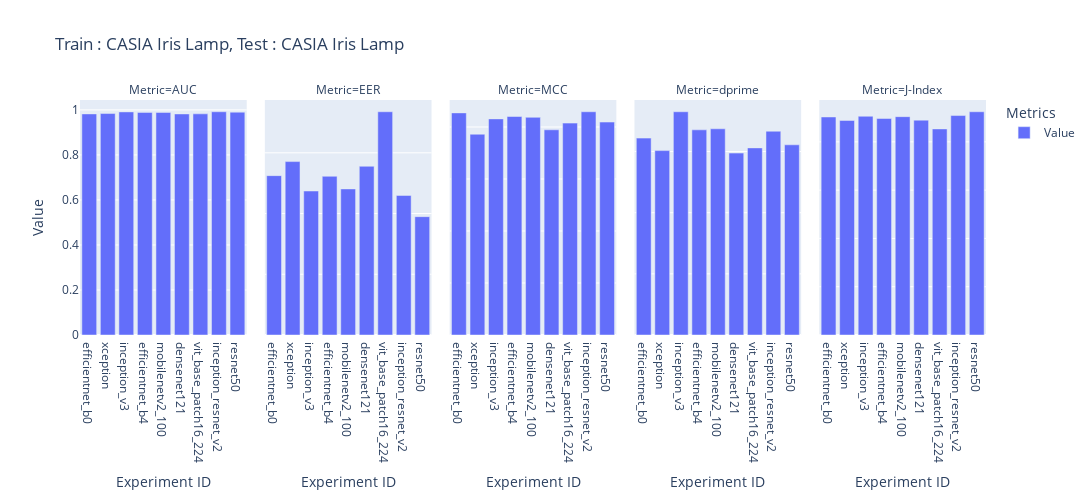

Here is the notebook cell this chart was saved with:
### Code cell
import plotly.express as px
import pandas as pd
from copy import deepcopy

df = pd.read_csv('/home/sreeraj/lab/nsf/final_eval/results/across_model_casia_iris_lamp_subject_report.csv', header=1)
df = df.iloc[:-15]


df_auc = deepcopy(df)
df_auc['Value'] = df_auc['AUC']
df_auc['Metric'] = 'AUC'

df_eer = deepcopy(df)
df_eer['Value'] = df_eer['EER']
df_eer['Metric'] = 'EER'

df_dprime = deepcopy(df)
df_dprime['Value'] = df_dprime["Sensitivity index (d')"]
df_dprime['Metric'] = 'dprime'

df_mcc = deepcopy(df)
df_mcc['Value'] = df_mcc['MCC']
df_mcc['Metric'] = 'MCC'

df_jindex = deepcopy(df)
df_jindex['Value'] = df_mcc['J-Index']
df_jindex['Metric'] = 'J-Index'

df = pd.concat([df_auc, df_eer, df_mcc, df_dprime, df_jindex])

fig = px.bar(df, x='Experiment ID', y=['Value'], title='Train : CASIA Iris Lamp, Test : CASIA Iris Lamp', barmode='group', labels={'value': 'Value', 'variable': 'Metrics'},width=1400, height=500, facet_col='Metric')
fig.update_yaxes(matches=None)
fig.show()

### Figure 1 — Plotly figure (JSON) as saved in the notebook; plotly's stock layout.template omitted (floating-point values rounded to 4 significant figures)
{"data": [{"alignmentgroup": "True", "hovertemplate": "Metrics=Value<br>Metric=AUC<br>Experiment ID=%{x}<br>Value=%{y}<extra></extra>", "legendgroup": "Value", "marker": {"color": "#636efa", "pattern": {"shape": ""}}, "name": "Value", "offsetgroup": "Value", "orientation": "v", "showlegend": true, "textposition": "auto", "type": "bar", "x": ["efficientnet_b0", "xception", "inception_v3", "efficientnet_b4", "mobilenetv2_100", "densenet121", "vit_base_patch16_224", "inception_resnet_v2", "resnet50"], "xaxis": "x", "y": [0.9821, 0.9837, 0.991, 0.9888, 0.9886, 0.982, 0.9824, 0.9917, 0.9899], "yaxis": "y"}, {"alignmentgroup": "True", "hovertemplate": "Metrics=Value<br>Metric=EER<br>Experiment ID=%{x}<br>Value=%{y}<extra></extra>", "legendgroup": "Value", "marker": {"color": "#636efa", "pattern": {"shape": ""}}, "name": "Value", "offsetgroup": "Value", "orientation": "v", "showlegend": false, "textposition": "auto", "type": "bar", "x": ["efficientnet_b0", "xception", "inception_v3", "efficientnet_b4", "mobilenetv2_100", "densenet121", "vit_base_patch16_224", "inception_resnet_v2", "resnet50"], "xaxis": "x2", "y": [0.05248, 0.05711, 0.04742, 0.05227, 0.04811, 0.05556, 0.07352, 0.04596, 0.03897], "yaxis": "y2"}, {"alignmentgroup": "True", "hovertemplate": "Metrics=Value<br>Metric=MCC<br>Experiment ID=%{x}<br>Value=%{y}<extra></extra>", "legendgroup": "Value", "marker": {"color": "#636efa", "pattern": {"shape": ""}}, "name": "Value", "offsetgroup": "Value", "orientation": "v", "showlegend": false, "textposition": "auto", "type": "bar", "x": ["efficientnet_b0", "xception", "inception_v3", "efficientnet_b4", "mobilenetv2_100", "densenet121", "vit_base_patch16_224", "inception_resnet_v2", "resnet50"], "xaxis": "x3", "y": [0.8543, 0.7722, 0.8312, 0.8404, 0.8373, 0.7893, 0.815, 0.8587, 0.819], "yaxis": "y3"}, {"alignmentgroup": "True", "hovertemplate": "Metrics=Value<br>Metric=dprime<br>Experiment ID=%{x}<br>Value=%{y}<extra></extra>", "legendgroup": "Value", "marker": {"color": "#636efa", "pattern": {"shape": ""}}, "name": "Value", "offsetgroup": "Value", "orientation": "v", "showlegend": false, "textposition": "auto", "type": "bar", "x": ["efficientnet_b0", "xception", "inception_v3", "efficientnet_b4", "mobilenetv2_100", "densenet121", "vit_base_patch16_224", "inception_resnet_v2", "resnet50"], "xaxis": "x4", "y": [3.22, 3.016, 3.651, 3.355, 3.372, 2.975, 3.06, 3.332, 3.11], "yaxis": "y4"}, {"alignmentgroup": "True", "hovertemplate": "Metrics=Value<br>Metric=J-Index<br>Experiment ID=%{x}<br>Value=%{y}<extra></extra>", "legendgroup": "Value", "marker": {"color": "#636efa", "pattern": {"shape": ""}}, "name": "Value", "offsetgroup": "Value", "orientation": "v", "showlegend": false, "textposition": "auto", "type": "bar", "x": ["efficientnet_b0", "xception", "inception_v3", "efficientnet_b4", "mobilenetv2_100", "densenet121", "vit_base_patch16_224", "inception_resnet_v2", "resnet50"], "xaxis": "x5", "y": [0.903, 0.8886, 0.906, 0.8968, 0.9044, 0.89, 0.8536, 0.9089, 0.9247], "yaxis": "y5"}], "layout": {"annotations": [{"font": {}, "showarrow": false, "text": "Metric=AUC", "x": 0.092, "xanchor": "center", "xref": "paper", "y": 1, "yanchor": "bottom", "yref": "paper"}, {"font": {}, "showarrow": false, "text": "Metric=EER", "x": 0.296, "xanchor": "center", "xref": "paper", "y": 1, "yanchor": "bottom", "yref": "paper"}, {"font": {}, "showarrow": false, "text": "Metric=MCC", "x": 0.5, "xanchor": "center", "xref": "paper", "y": 1, "yanchor": "bottom", "yref": "paper"}, {"font": {}, "showarrow": false, "text": "Metric=dprime", "x": 0.704, "xanchor": "center", "xref": "paper", "y": 1, "yanchor": "bottom", "yref": "paper"}, {"font": {}, "showarrow": false, "text": "Metric=J-Index", "x": 0.908, "xanchor": "center", "xref": "paper", "y": 1, "yanchor": "bottom", "yref": "paper"}], "barmode": "group", "height": 500, "legend": {"title": {"text": "Metrics"}, "tracegroupgap": 0}, "title": {"text": "Train : CASIA Iris Lamp, Test : CASIA Iris Lamp"}, "width": 1400, "xaxis": {"anchor": "y", "domain": [0, 0.184], "title": {"text": "Experiment ID"}}, "xaxis2": {"anchor": "y2", "domain": [0.204, 0.388], "matches": "x", "title": {"text": "Experiment ID"}}, "xaxis3": {"anchor": "y3", "domain": [0.408, 0.592], "matches": "x", "title": {"text": "Experiment ID"}}, "xaxis4": {"anchor": "y4", "domain": [0.612, 0.796], "matches": "x", "title": {"text": "Experiment ID"}}, "xaxis5": {"anchor": "y5", "domain": [0.816, 1], "matches": "x", "title": {"text": "Experiment ID"}}, "yaxis": {"anchor": "x", "domain": [0, 1], "title": {"text": "Value"}}, "yaxis2": {"anchor": "x2", "domain": [0, 1], "showticklabels": false}, "yaxis3": {"anchor": "x3", "domain": [0, 1], "showticklabels": false}, "yaxis4": {"anchor": "x4", "domain": [0, 1], "showticklabels": false}, "yaxis5": {"anchor": "x5", "domain": [0, 1], "showticklabels": false}}}
